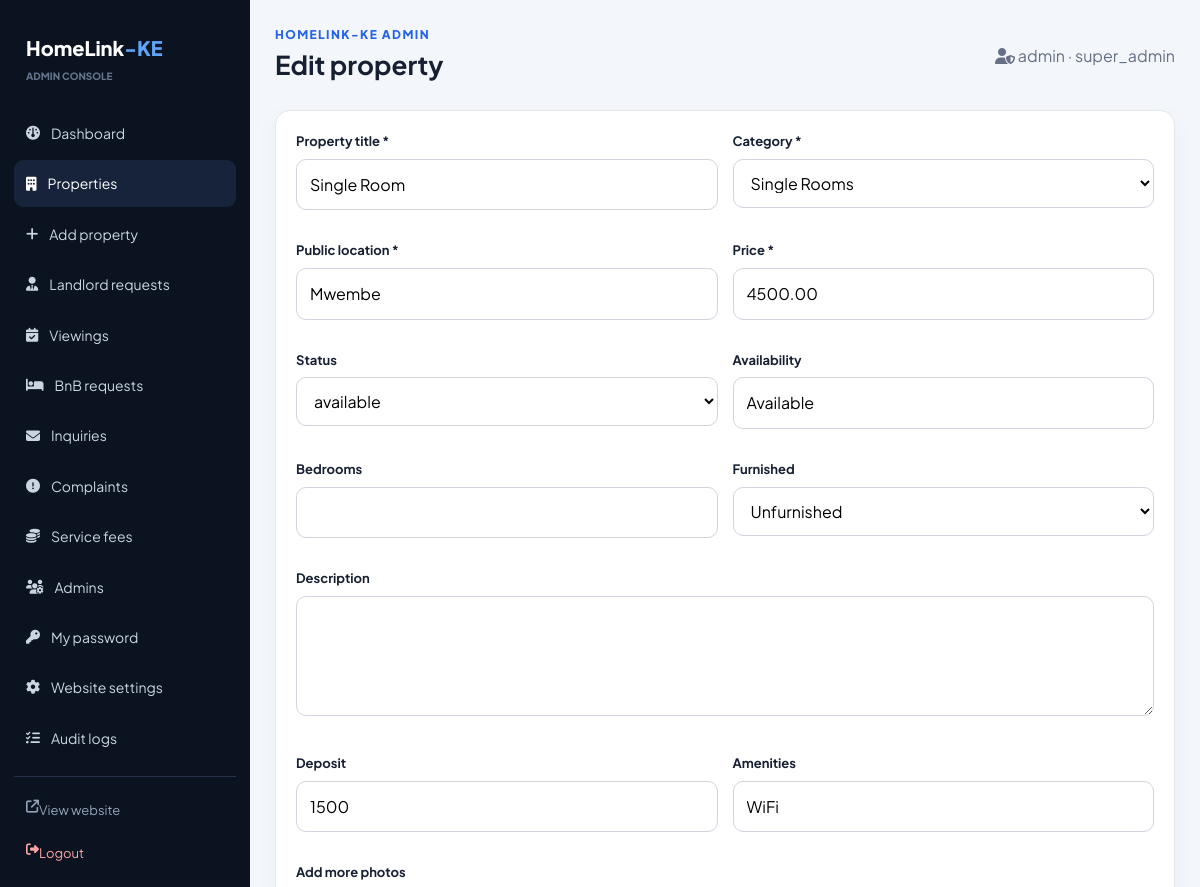
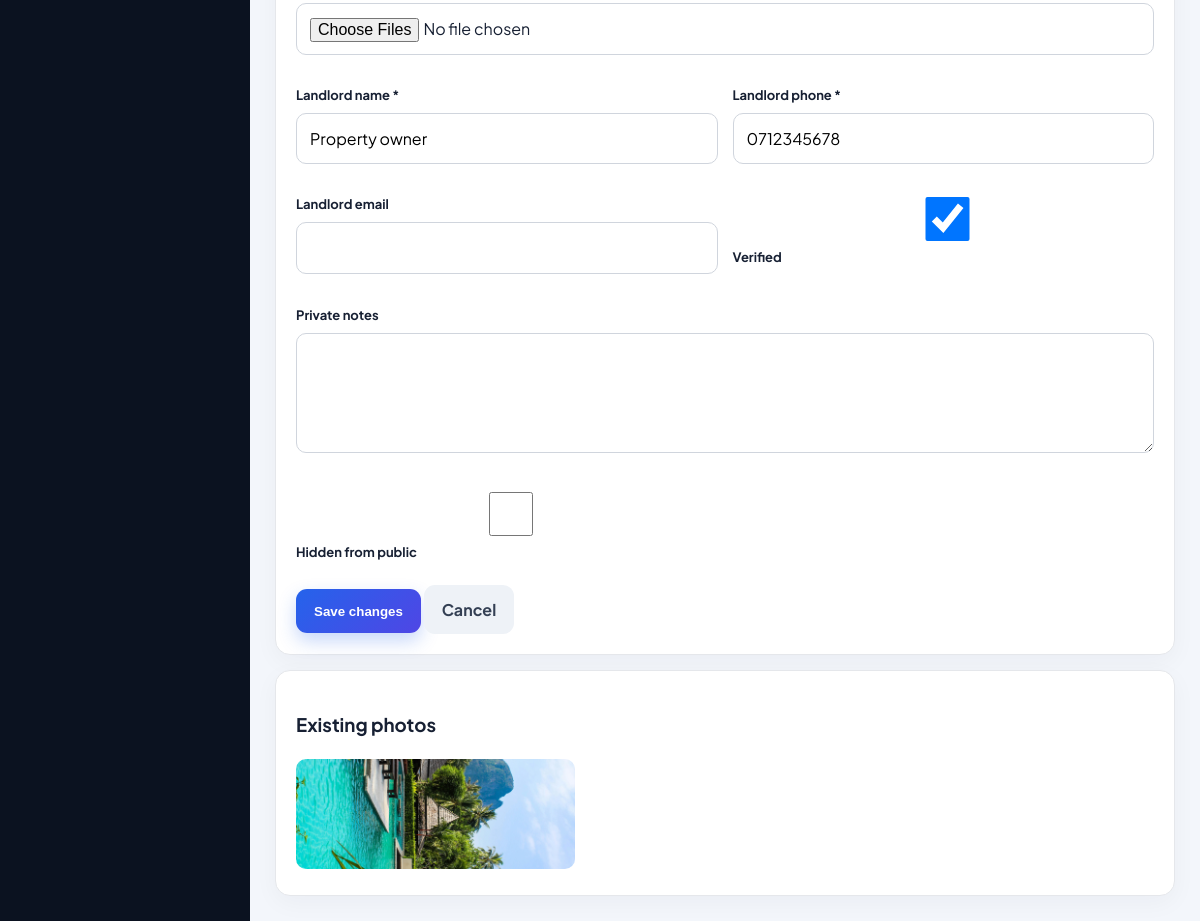
Screenshot of /admin/edit-property.php?id=5 (signed in) with the database file from the repository (2 pictures, top to bottom).
### tables this page shows
CREATE TABLE IF NOT EXISTS properties (
 id INT AUTO_INCREMENT PRIMARY KEY,
 title VARCHAR(255) NOT NULL,
 location VARCHAR(255) NOT NULL,
 price DECIMAL(10,2) NOT NULL,
 status ENUM('available','rented','sold','reserved') DEFAULT 'available',
 description TEXT,
 image_url VARCHAR(255) DEFAULT NULL,
 created_at TIMESTAMP DEFAULT CURRENT_TIMESTAMP,
 deposit_info VARCHAR(255) DEFAULT NULL,
 bedrooms INT DEFAULT NULL,
 furnished_status ENUM('Furnished','Unfurnished','Semi-Furnished') DEFAULT 'Unfurnished',
 amenities TEXT,
 category VARCHAR(100) DEFAULT NULL,
 is_verified TINYINT(1) DEFAULT 0,
 is_hidden TINYINT(1) DEFAULT 0,
 landlord_name VARCHAR(255) DEFAULT NULL,
 landlord_phone VARCHAR(50) DEFAULT NULL,
 landlord_email VARCHAR(255) DEFAULT NULL,
 landlord_notes TEXT,
 video_path VARCHAR(255) DEFAULT NULL,
 availability VARCHAR(50) NOT NULL DEFAULT 'Available',
 updated_at TIMESTAMP DEFAULT CURRENT_TIMESTAMP ON UPDATE CURRENT_TIMESTAMP,
 INDEX(category), INDEX(location), INDEX(is_verified,is_hidden)
);

CREATE TABLE IF NOT EXISTS property_photos (
 id INT AUTO_INCREMENT PRIMARY KEY,
 property_id INT NOT NULL,
 photo_path VARCHAR(255) NOT NULL,
 created_at TIMESTAMP DEFAULT CURRENT_TIMESTAMP,
 FOREIGN KEY(property_id) REFERENCES properties(id) ON DELETE CASCADE
);

### includes/functions.php (called while the page is built, shortened)
<?php
require_once __DIR__ . '/auth.php';
function e(?string $value): string {
    return htmlspecialchars((string)$value, ENT_QUOTES, 'UTF-8');
}
function assetUrl(string $path): string {
    $path = trim(str_replace('\\', '/', $path));
    $path = preg_replace('~^\.\./+~', '', $path);
    $path = ltrim($path, '/');
    return appBaseUrl() . '/' . $path;
}
function getProperty(mysqli $conn, int $id): ?array {
    $stmt = $conn->prepare('SELECT * FROM properties WHERE id=? LIMIT 1');
    $stmt->bind_param('i', $id);
    $stmt->execute();
    $r = $stmt->get_result()->fetch_assoc();
    return $r ?: null;
}
function getPropertyPhotos(mysqli $conn, int $id): array {
    $a = [];
    $stmt = $conn->prepare('SELECT * FROM property_photos WHERE property_id=? ORDER BY id');
    $stmt->bind_param('i', $id);
    $stmt->execute();
    $res = $stmt->get_result();
    while ($r = $res->fetch_assoc()) {
        $a[] = $r;
    }
    return $a;
}

### includes/auth.php (called while the page is built, shortened)
<?php
function appBaseUrl(): string {
    return '/HomeLink-KE';
}

### admin/edit-property.php (the view, shortened to what this page needs)
<?php
require_once __DIR__ . '/../includes/admin.php';
$id = (int)($_GET['id'] ?? $_POST['id'] ?? 0);
$p = getProperty($conn, $id);
$photos = getPropertyPhotos($conn, $id);
?>
<form class="admin-card" method="post" enctype="multipart/form-data">
    <div class="form-grid">
        <div class="field">
            <label>Property title *</label>
            <input name="title" value="<?= e($p['title']) ?>" required>
        </div>
        <div class="field">
            <label>Category *</label>
            <select name="category">
                <?php foreach (['Single Rooms', 'Bedsitters', '1 Bedroom', '2 Bedroom', 'Commercial', 'BNB', 'Other'] as $c): ?>
                    <option <?= ($p['category'] === $c ? 'selected' : '') ?>><?= e($c) ?></option>
                <?php endforeach; ?>
            </select>
        </div>
        <div class="field">
            <label>Public location *</label>
            <input name="location" value="<?= e($p['location']) ?>" required>
        </div>
        <div class="field">
            <label>Price *</label>
            <input type="number" step="0.01" name="price" value="<?= e((string)$p['price']) ?>" required>
        </div>
        <div class="field">
            <label>Status</label>
            <select name="status">
                <?php foreach (['available', 'reserved', 'rented', 'sold'] as $s): ?>
                    <option <?= ($p['status'] === $s ? 'selected' : '') ?>><?= $s ?></option>
                <?php endforeach; ?>
            </select>
        </div>
        <div class="field">
            <label>Availability</label>
            <input name="availability" value="<?= e($p['availability']) ?>">
        </div>
        <div class="field">
            <label>Bedrooms</label>
            <input type="number" min="0" name="bedrooms" value="<?= e((string)$p['bedrooms']) ?>">
        </div>
        <div class="field">
            <label>Furnished</label>
            <select name="furnished_status">
                <?php foreach (['Unfurnished', 'Furnished', 'Semi-Furnished'] as $f): ?>
                    <option <?= ($p['furnished_status'] === $f ? 'selected' : '') ?>><?= $f ?></option>
                <?php endforeach; ?>
            </select>
        </div>
        <div class="field full">
            <label>Description</label>
            <textarea name="description"><?= e($p['description']) ?></textarea>
        </div>
        <div class="field">
            <label>Deposit</label>
            <input name="deposit_info" value="<?= e($p['deposit_info']) ?>">
        </div>
        <div class="field">
            <label>Amenities</label>
            <input name="amenities" value="<?= e($p['amenities']) ?>">
        </div>
        <div class="field full">
            <label>Add more photos</label>
            <input type="file" name="photos[]" accept="image/jpeg,image/png,image/webp" multiple>
        </div>
        <div class="field">
            <label>Landlord name *</label>
            <input name="landlord_name" value="<?= e($p['landlord_name']) ?>" required>
        </div>
        <div class="field">
            <label>Landlord phone *</label>
            <input name="landlord_phone" value="<?= e($p['landlord_phone']) ?>" required>
        </div>
        <div class="field">
            <label>Landlord email</label>
            <input type="email" name="landlord_email" value="<?= e($p['landlord_email']) ?>">
        </div>
        <div class="field">
            <label>
                <input type="checkbox" name="is_verified" <?= $p['is_verified'] ? 'checked' : '' ?>> Verified
            </label>
        </div>
        <div class="field full">
            <label>Private notes</label>
            <textarea name="landlord_notes"><?= e($p['landlord_notes']) ?></textarea>
        </div>
        <div class="field">
            <label>
                <input type="checkbox" name="is_hidden" <?= $p['is_hidden'] ? 'checked' : '' ?>> Hidden from public
            </label>
        </div>
    </div>
    <button class="btn btn-primary">Save changes</button>
    <a class="btn btn-muted" href="<?= appBaseUrl() ?>/admin/properties.php">Cancel</a>
</form>
<?php if ($photos): ?>
    <div class="admin-card" style="margin-top:15px">
        <h3>Existing photos</h3>
        <div class="file-list">
            <?php foreach ($photos as $ph): ?>
                <div>
                    <img src="<?= e(assetUrl($ph['photo_path'])) ?>" style="width:100%;height:110px;object-fit:cover;border-radius:10px">
                </div>
            <?php endforeach; ?>
        </div>
    </div>
<?php endif; ?>

### assets/folder/style.css (style rules this page uses)
:root { --primary: #2563eb; --primary-dark: #1d4ed8; --secondary: #0f172a; --accent: #10b981; --bg: #f6f8fc; --card: #ffffff; --text: #172033; --muted: #667085; --border: #e5e7eb; --danger: #dc2626; --warning: #b45309; --shadow: 0 16px 40px rgba(15, 23, 42, 0.08); --shadow-3d: 0 20px 35px -10px rgba(15, 23, 42, 0.15), 0 10px 15px -5px rgba(0, 0, 0, 0.04); --radius: 18px; --transition: all 0.3s cubic-bezier(0.16, 1, 0.3, 1); --touch-target: 44px; }
* { box-sizing: border-box; -webkit-tap-highlight-color: transparent; }
html { scroll-behavior: smooth; }
body { margin: 0; background: var(--bg); color: var(--text); font-family: 'Plus Jakarta Sans', Arial, sans-serif; line-height: 1.6; overflow-x: hidden; }
a { color: inherit; }
.nav-cta, .btn-primary { background: linear-gradient(135deg, var(--primary), #4f46e5) !important; color: #ffffff !important; padding: 11px 17px; border-radius: 11px; box-shadow: 0 8px 18px rgba(37, 99, 235, 0.25); transition: var(--transition); min-height: var(--touch-target); }
.btn { display: inline-flex; align-items: center; justify-content: center; gap: 8px; border: 0; border-radius: 11px; padding: 12px 18px; text-decoration: none; font-weight: 700; cursor: pointer; transition: var(--transition); perspective: 500px; min-height: var(--touch-target); }
.btn-muted { background: #eef2f7; color: #344054; }
.form-grid { display: grid; grid-template-columns: repeat(2, minmax(0, 1fr)); gap: 15px; }
.field { margin-bottom: 15px; }
.field label { display: block; font-size: 13px; font-weight: 700; margin-bottom: 7px; }
.field input, .field select, .field textarea, .search-box input { width: 100%; border: 1px solid #d0d5dd; border-radius: 10px; padding: 12px 13px; font: inherit; font-size: 16px; background: #ffffff; transition: var(--transition); min-height: var(--touch-target); }
.field textarea { min-height: 120px; resize: vertical; }
.full { grid-column: 1 / -1; }
.admin-body { background: #f3f6fb; }
.admin-card { background: #ffffff; border: 1px solid var(--border); border-radius: 15px; padding: 20px; box-shadow: 0 7px 25px rgba(15, 23, 42, 0.04); }
.file-list { display: grid; grid-template-columns: repeat(3, 1fr); gap: 10px; }

### rows the page displays
properties: title "Single Room", location "Mwembe", price "4500.00", status "available", availability "Available", furnished_status "Unfurnished", deposit_info "1500", amenities "WiFi", landlord_name "Property owner", landlord_phone "0712345678", is_verified "☑"
property_photos: photo_path (picture)

### other values shown
$it[3] "Dashboard"
$it[3] "Properties"
$it[3] "Add property"
$it[3] "Landlord requests"
$it[3] "Viewings"
$it[3] "BnB requests"
$it[3] "Inquiries"
$it[3] "Complaints"
$it[3] "Service fees"
$it[3] "Admins"
$it[3] "My password"
$it[3] "Website settings"
$it[3] "Audit logs"
$title "Edit property"
$adminName "admin"
